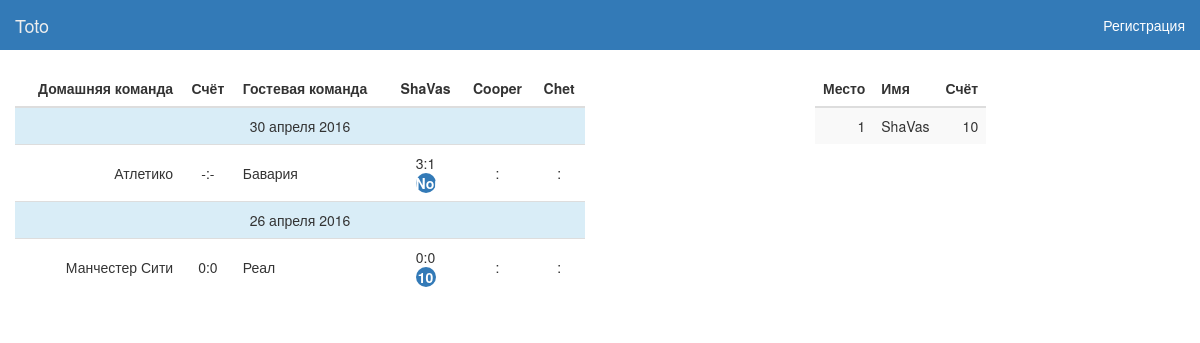
The app's page /statistics with its own data.
### server/models.py (models this page shows, shortened)
class User(db.Model):
    id = db.Column(db.Integer, primary_key=True)
    nickname = db.Column(db.String(64), index=True, unique=True)
    first_name = db.Column(db.String(64), index=True, unique=True)
    last_name = db.Column(db.String(64), index=True, unique=True)
    email = db.Column(db.String(120), index=True, unique=True)
    password = db.Column(db.String(120), index=True, unique=True)
    role = db.Column(db.String(10), default="USER")
    token = db.Column(db.String(64), index=True)

class Match(db.Model):
    id = db.Column(db.Integer, primary_key=True)
    tournament = db.Column(db.String(64), db.ForeignKey('tournament.id'), index=True)
    home_team = db.Column(db.String(64), index=True)
    away_team = db.Column(db.String(64), index=True)
    time_start = db.Column(db.DateTime, index=True)
    result = db.Column(db.Integer, index=True)
    home_team_score = db.Column(db.Integer, index=True)
    away_team_score = db.Column(db.Integer, index=True)

class Bet(db.Model):
    id = db.Column(db.Integer, primary_key=True)
    user_id = db.Column(db.Integer, db.ForeignKey('user.id'), index=True)
    match_id = db.Column(db.Integer, db.ForeignKey('match.id'), index=True)
    home_team_score = db.Column(db.Integer, index=True)
    away_team_score = db.Column(db.Integer, index=True)
    points = db.Column(db.Integer, index=True)

### server/views.py (the view)
@app.route('/statistics', methods=['GET', 'POST'])
def statistics():
    users, match_user_bet = get_past_matches_and_bets_by_tournament("UCL2015")
    rating_table = get_points_of_users_by_tournament("UCL2015")
    return render_template('statistics.html', users=users, matches_data=match_user_bet, rating_table=rating_table)

### server/dao/bet_dao.py (called while the page is built)
def get_points_of_users_by_tournament(tournament_id):
    return db.session.query(User, func.sum(Bet.points).label("points"), Match) \
        .outerjoin(Bet, Bet.user_id == User.id) \
        .outerjoin(Match, Bet.match_id == Match.id) \
        .filter(Match.tournament == tournament_id) \
        .group_by(Bet.user_id) \
        .order_by(func.sum(Bet.points).desc()) \
        .all()

### templates/statistics.html (shortened to what this page needs)
<!DOCTYPE html>
<html lang="ru">
<head>
    <link rel="stylesheet" type="text/css" href="/static/libs/bootstrap/css/bootstrap.css">
    <link rel="stylesheet" href="/static/css/header.css">
    <link rel="stylesheet" href="/static/css/style.css">
</head>
<body>
    {% include 'header.html' %}
    <div class="container-fluid">
        <div class="row">
            <div class="col-xs-6">
                <table class="table table-striped">
                    <thead>
                        <tr>
                            <th class="text-right">Домашняя команда</th>
                            <th class="text-center">Счёт</th>
                            <th>Гостевая команда</th>
                            {% for user in users %}
                            <th class="text-center">{{user.nickname}}</th>
                            {% endfor %}
                        </tr>
                    </thead>
                    {% for i in range(matches_data|length) %}
                    {% set match_data = matches_data[i] %}
                    {% if i == 0 or matches_data[i][0].time_start.day != matches_data[i-1][0].time_start.day %}
                        <tr class="text-center info">
                            <td class="get-normal-date-from-datetime" colspan="8">{{ match_data[0].time_start }}</td>
                        </tr>
                    {% endif %}
                    <tr>
                        <td class="text-right">{{match_data[0].home_team}}</td>
                        <td class="text-center">
                            {{match_data[0].home_team_score if match_data[0].home_team_score is not none else "-"}}:{{match_data[0].away_team_score if match_data[0].away_team_score is not none else "-"}}
                        </td>
                        <td>{{match_data[0].away_team}}</td>
                        {% for i in range(1, match_data|length) %}
                        <td class="text-center">
                            {{match_data[i].home_team_score if match_data[i].home_team_score is not none else "-"}}:{{match_data[i].away_team_score if match_data[i].away_team_score is not none else "-"}}<br>
                            {% if match_data[i] is not none%}
                            <div class="bet-points">{{match_data[i].points}}</div>
                            {% endif %}
                        </td>
                        {% endfor %}
                    </tr>
                    {% endfor %}
                </table>
            </div>
            <div class="col-xs-2 col-xs-offset-2">
                <table class="table table-striped">
                    <thead>
                        <tr>
                            <th class="text-right">Место</th>
                            <th class="text-left">Имя</th>
                            <th class="text-right">Счёт</th>
                        </tr>
                    </thead>
                    {% for i in range(0, rating_table|length) %}
                    {% set row = rating_table[i] %}
                    <tr>
                        <td class="text-right">{{i + 1}}</td>
                        <td class="text-left">{{row.User.nickname}}</td>
                        <td class="text-right">{{row.points}}</td>
                    </tr>
                    {% endfor %}
                </table>
            </div>
        </div>
    </div>
</body>
</html>

### templates/header.html (shortened to what this page needs)
<nav class="navbar navbar-default navbar">
  <div class="container-fluid">
    <div class="navbar-header">
      <a class="navbar-brand" href="/">Toto</a>
    </div>
    {% if current_user.is_authenticated %}
        <div class="collapse navbar-collapse" id="bs-example-navbar-collapse-1">
             <ul class="nav navbar-nav">
                <li><a href="/home">Сделать ставку<span class="sr-only">(current)</span></a></li>
                <li><a href="/statistics">Статистика</a></li>
            </ul>
            <ul class="nav navbar-nav navbar-right">
                {% if current_user.role == 'ADMIN' %}
                    <li><a href="/admin">Добавить матч</a></li>
                    <li><a>|</a></li>
                    <li><a href="/addresult">Добавить результат матча</a></li>
                {% endif %}
                <li aria-label="Left Align">
                    <a href="/settings"><span class="glyphicon glyphicon-cog"></span></a>
                </li>
                <li>
                    <a href="/logout"><span class="glyphicon glyphicon-log-out"></span></a>
                </li>
            </ul>
        </div>
    {% else %}
        <ul class="nav navbar-nav navbar-right">
            <li><a href="/register">Регистрация</a></li>
        </ul>
    {% endif %}
  </div>
</nav>

### static/css/header.css (style rules this page uses)
.navbar-default { background-color: #337ab7; }
.navbar { border-radius: 0px; border: 0px; }
.nav.navbar-nav.navbar-right a { color: white; }
.navbar-default .navbar-nav > li > a { color: white; }
.navbar-default .navbar-brand { color: white; }

### static/css/style.css (style rules this page uses)
.bet-points { border-radius: 50%; width: 20px; text-align: center; border-color: #337AB7; display: inline-block; background-color: #337AB7; color: white; font-weight: bold; }
.table > thead > tr > th, .table > tbody > tr > th, .table > tfoot > tr > th, .table > thead > tr > td, .table > tbody > tr > td, .table > tfoot > tr > td { vertical-align: middle; }

### records on screen
User: nickname "ShaVas", User.nickname "ShaVas"
User: nickname "Cooper"
User: nickname "Chet"
Match: home_team "Атлетико", home_team_score "-", away_team_score "-", away_team "Бавария"
Bet: home_team_score "3", away_team_score "1", points "None"
Match: home_team "Манчестер Сити", home_team_score "0", away_team_score "0", away_team "Реал"
Bet: home_team_score "0", away_team_score "0", points "10"

### other values on screen
{{ i + 1 }} "1"
{{ row.points }} "10"
